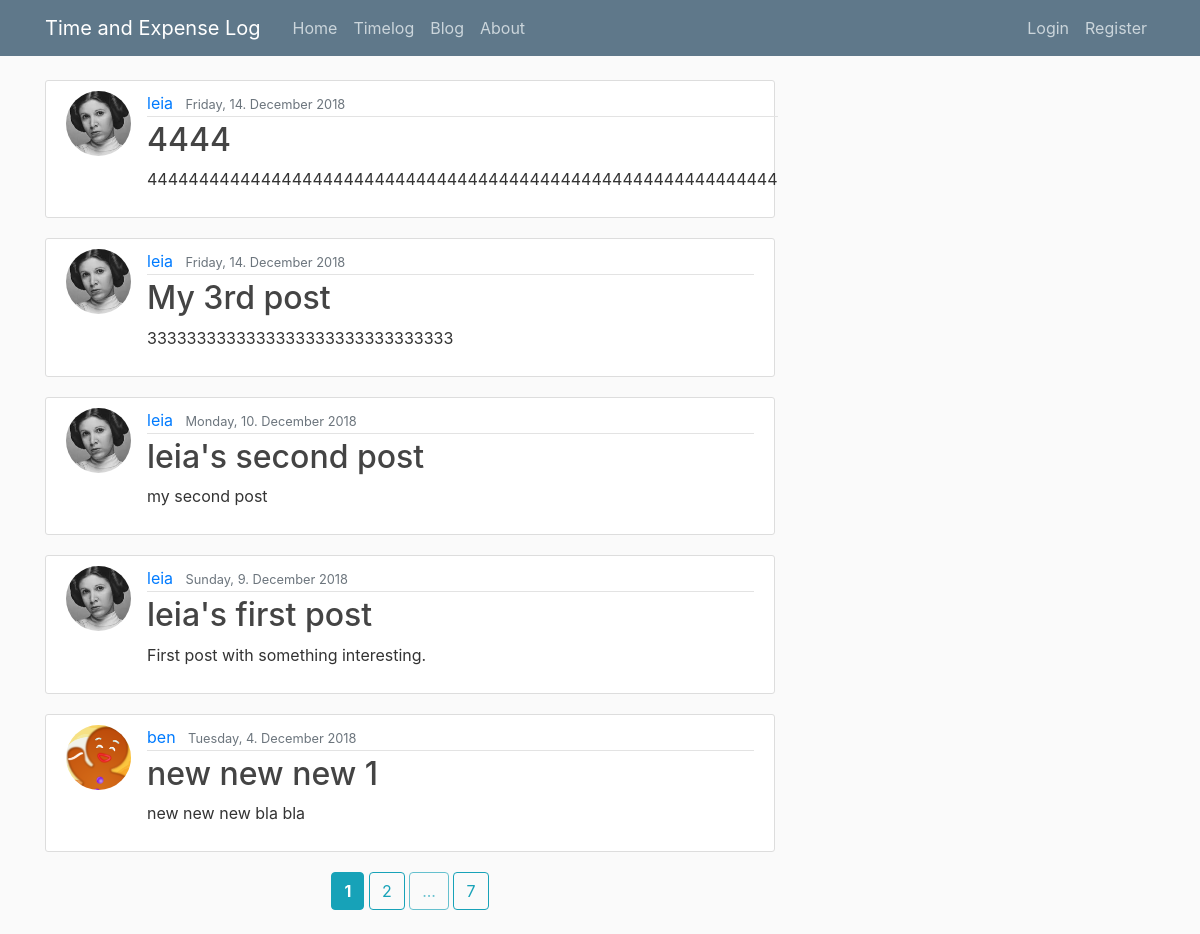
/blog/home, run on the app's committed database.
### timexlog/models.py (models this page shows, shortened)
class Post(db.Model):
    id = db.Column(db.Integer, primary_key=True)
    title = db.Column(db.String(100), nullable=False)
    date_posted = db.Column(db.DateTime, nullable=False,
                            default=datetime.utcnow())
    content = db.Column(db.Text, nullable=False)
    user_id = db.Column(db.Integer, db.ForeignKey('user.id'), nullable=False)

class User(db.Model, UserMixin):
    id = db.Column(db.Integer, primary_key=True)
    username = db.Column(db.String(20), unique=True, nullable=False)
    email = db.Column(db.String(120), unique=True, nullable=False)
    image_file = db.Column(db.String(20), nullable=False,
                           default='default.png')
    password = db.Column(db.String(60), nullable=False)
    agree_conditions = db.Column(db.Boolean, nullable=False, default=False)
    posts = db.relationship('Post', backref='author', lazy=True)
    timelogs = db.relationship('Timelog', backref='employee', lazy=True)

### timexlog/blog/routes.py (the view)
@blog.route("/blog/")
@blog.route("/blog/home")
def home():
    page = request.args.get('page', 1, type=int)
    posts = Post.query.order_by(Post.date_posted.desc()).paginate(page=page, per_page=5)
    return render_template('blog.html', posts=posts)

### timexlog/templates/blog.html (shortened to what this page needs)
{% extends "layout.html" %}
{% block content %}
	{% for post in posts.items %}
		<article class="media content-section">
			<img class="rounded-circle article-img" src="{{ url_for('static', filename='profile_pics/' + post.author.image_file) }}">
			<div class="media-body">
				<div class="article-metadata">
					<a class="mr-2" href="{{ url_for('blog.user_posts', username=post.author.username) }}">{{ post.author.username }}</a>
					<small class="text-muted">{{ "{date:%A}, {date.day}. {date:%B} {date.year}".format(date=post.date_posted) }}</small>
				</div>
				<h2><a class="article-title" href="{{ url_for('blog.post', post_id=post.id) }}">{{ post.title }}</a></h2>
				<p class="article-content">{{ post.content }}</p>
			</div>
		</article>
	{% endfor %}
	<div class="text-center">
	{% for page_num in posts.iter_pages(left_edge=1, right_edge=1, left_current=1, right_current=2) %}
		{% if page_num %}
			{% if posts.page == page_num %}
				<a class="btn btn-info mb-4" href="{{ url_for('blog.home', page=page_num) }}"><b>{{ page_num }}</b></a>
			{% else %}
				<a class="btn btn-outline-info mb-4" href="{{ url_for('blog.home', page=page_num) }}">{{ page_num }}</a>
			{% endif %}
		{% else %}
			<span class="btn btn-outline-info mb-4 disabled">...</span>
		{% endif %}
	{% endfor %}
	</div>
{% endblock content %}

### timexlog/templates/layout.html (shortened to what this page needs)
<!DOCTYPE html>
<html>
<head>
    <link rel="stylesheet" href="https://stackpath.bootstrapcdn.com/bootstrap/4.1.3/css/bootstrap.min.css">
	<link rel="stylesheet" href="https://use.fontawesome.com/releases/v5.6.1/css/all.css">
	<link rel="stylesheet" type="text/css" href="{{ url_for('static', filename='main.css') }}" >
</head>
<body>
	<header class="site-header">
	  <nav class="navbar navbar-expand-md navbar-dark bg-steel fixed-top">
	    <div class="container">
	      <a class="navbar-brand mr-4" href="/">Time and Expense Log</a>
	      <div class="collapse navbar-collapse" id="navbarToggle">
	        <div class="navbar-nav mr-auto">
	          <a class="nav-item nav-link" href="{{ url_for('main.home') }}">Home</a>
	          <a class="nav-item nav-link" href="{{ url_for('timelog.dashboard') }}">Timelog</a>
	          <a class="nav-item nav-link" href="{{ url_for('blog.home') }}">Blog</a>
	          <a class="nav-item nav-link" href="{{ url_for('main.about') }}">About</a>
	        </div>
	        <div class="navbar-nav">
	          {% if current_user.is_authenticated %}
		          <a class="nav-item nav-link" href="{{ url_for('users.account') }}">{{ current_user.username }}</a>
		          <a class="nav-item nav-link" href="{{ url_for('users.logout') }}">Logout</a>
	          {% else %}
		          <a class="nav-item nav-link" href="{{ url_for('users.login') }}">Login</a>
		          <a class="nav-item nav-link" href="{{ url_for('users.register') }}">Register</a>
	          {% endif %}
	        </div>
	      </div>
	    </div>
	  </nav>
	</header>
	<main role="main" class="container">
	  <div class="row">
	    <div class="col-md-8">
			{% block content %}{% endblock %}
	    </div>
	  </div>
	</main>
</body>
</html>

### timexlog/static/main.css (style rules this page uses)
body { background: #fafafa; color: #333333; margin-top: 5rem; }
h1, h2, h3, h4, h5, h6 { color: #444444; }
.bg-steel { background-color: #5f788a; }
.site-header .navbar-nav .nav-link { color: #cbd5db; }
.content-section { background: #ffffff; padding: 10px 20px; border: 1px solid #dddddd; border-radius: 3px; margin-bottom: 20px; }
.article-title { color: #444444; }
.article-content { white-space: pre-line; }
.article-img { height: 65px; width: 65px; margin-right: 16px; }
.article-metadata { padding-bottom: 1px; margin-bottom: 4px; border-bottom: 1px solid #e3e3e3 }

### data on the page
Post: image_file (picture), author.username "leia", date_posted "Friday, 14. December 2018", title "4444", content "4444444444444444444444444444444444444444444444444444444444444"
Post: image_file (picture), author.username "leia", date_posted "Friday, 14. December 2018", title "My 3rd post", content "3333333333333333333333333333333"
Post: image_file (picture), author.username "leia", date_posted "Monday, 10. December 2018", title "leia's second post", content "my second post"
Post: image_file (picture), author.username "leia", date_posted "Sunday, 9. December 2018", title "leia's first post", content "First post with something interesting."
Post: image_file (picture), author.username "ben", date_posted "Tuesday, 4. December 2018", title "new new new 1", content "new new new bla bla"

### other printed values
{{ page_num }} "1"
{{ page_num }} "2" "7"
